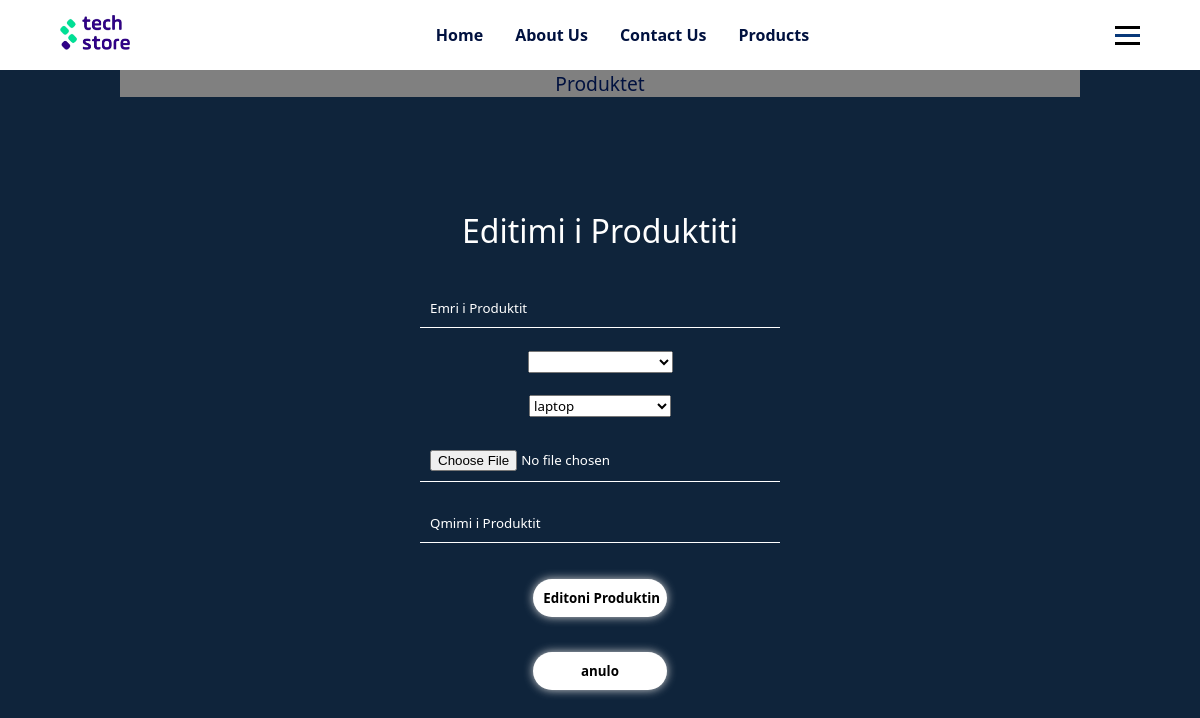
/php/admin/editoProduktin.php (signed in), run on an earlier commit of the app's database.
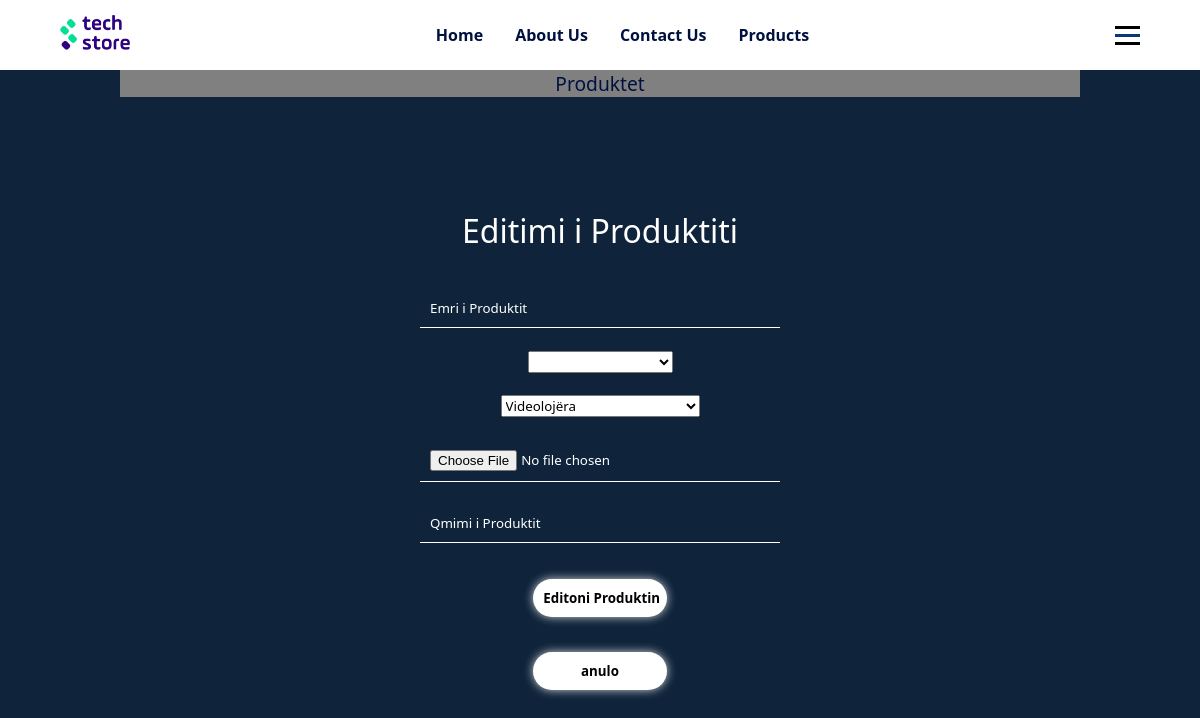
And on a later commit of the database.
### tables this page shows
CREATE TABLE `kategoriaproduktit` (
  `kategoriaID` int(11) NOT NULL,
  `emriKategoris` varchar(255) NOT NULL,
  `pershkrimiKategoris` varchar(255) DEFAULT NULL
);

### php/db/dbcon.php (called while the page is built)
<?php
class dbCon{
    private $conn = '';
    private $hostiIDB = 'localhost';
    private $emriDB = 'techstoredb';
    private $dbUsername = 'root';
    private $dbPass = '';
    public function connDB(){
        try{
            $this->conn = new PDO("mysql:host=$this->hostiIDB;dbname=$this->emriDB",$this->dbUsername,$this->dbPass,
                                    [PDO::ATTR_DEFAULT_FETCH_MODE => PDO::FETCH_ASSOC]);
        } catch (PDOException $pdoe) {
            die("Nuk mund të lidhej me bazën e të dhënave {$this->emriDB} :" . $pdoe->getMessage());
        }
        return $this->conn;
    }
}
?>

### php/CRUD/produktiCRUD.php (called while the page is built, shortened)
<?php
require_once('../db/dbcon.php');
class produktiCRUD extends dbCon{
    private $produktiID;
    private $dbConn;
    public function __construct($produktiID = '', $emriProduktit = '', $emriKompanis = '', $kategoriaProduktit = '', $fotoProduktit = '', $emriStafit = '', $dataKrijimit = '', $qmimiProduktit = '')
    {
        $this->produktiID = $produktiID;
        $this->dbConn  = $this->connDB();
    }
    public function setProduktiID($produktiID)
    {
        $this->produktiID = $produktiID;
    }
    public function shfaqProduktinSipasID(){
        try{
            $sql = "SELECT * FROM produkti WHERE produktiID = ?";
            $stm = $this->dbConn->prepare($sql);
            $stm->execute([$this->produktiID]);
            return $stm->fetch();
        }catch(Exception $e){
            return $e->getMessage();
        }
    }
}
?>

### php/CRUD/kategoriaCRUD.php (called while the page is built, shortened)
<?php
require_once('../db/dbcon.php');
class kategoriaCRUD extends dbCon{
    private $dbConn;
    public function __construct($kategoriaID = '',$emriKategoris = '', $pershkrimiKategoris = '')
    {
        $this->dbConn = $this->connDB();
    }
    public function shfaqKategorin(){
        try{
            $sql = "SELECT * FROM kategoriaproduktit";
            $stm = $this->dbConn->prepare($sql);
            $stm->execute();
            return $stm->fetchAll();
        }catch(Exception $e){
            return $e->getMessage();
        }
    }
}
?>

### php/admin/editoProduktin.php (the view, shortened to what this page needs)
<?php require_once('./kontrolloAksesin.php');
require_once('../CRUD/produktiCRUD.php');
$kategoria = new kategoriaCRUD();
$produktiCRUD = new produktiCRUD();
$produktiCRUD->setProduktiID($_GET['produktID']);
$produkti = $produktiCRUD->shfaqProduktinSipasID();
?>
<!DOCTYPE html>
<html lang="en">
  <head>
    <link rel="stylesheet" href="../../css/forms.css" />
    <link rel="stylesheet" href="../../css/mesazhetStyle.css" />
  </head>
  <body>
    <?php
        include '../design/headerAdmin.php';
    echo '<div class="containerDashboard">';
        include '../design/adminNav.php';
    echo '</div>';
    ?>
    <div class="forms">
        <form name="shtoProduktin" onsubmit="return validimiShtimiProduktit();" action='' method="POST" enctype="multipart/form-data">
        <h1 class="form-title">Editimi i Produktiti</h1>
        <input class="form-input" name="pdName" type="text" placeholder="Emri i Produktit" value='<?php echo $produkti['emriProduktit']?>' required>
        <?php
          echo '<select name="kompania">
              <option hidden value="te tjera">Zgjedhni Kompanin</option>
          ';
          echo '<option selected hidden value="' . $produkti['emriKompanis'] . '">' . $produkti['emriKompanis'] . '</option> </select>';
        ?>
        <?php
          $kategorit = $kategoria->shfaqKategorin();
          echo '<select name="kategoria">
              <option value="te tjera">Zgjedhni Kategorin</option>
          ';
          foreach($kategorit as $kategoria){
              echo '<option value="' . $kategoria['emriKategoris'] . '">' . $kategoria['emriKategoris'] . '</option>';
          }
          echo '<option selected hidden value="' . $kategoria['emriKategoris'] . '">' . $kategoria['emriKategoris'] . '</option> </select>';
        ?>
        <input class="form-input" name="pdPhoto" accept="image/*" type="file" placeholder="Foto Produktit">
        <input class="form-input" name="cmimiPd" type="text" placeholder="Qmimi i Produktit" value='<?php echo $produkti['qmimiProduktit']?>' required>
        <input class="button" type="submit" value="Editoni Produktin" name='editoProd'>
        <input class="button" type="submit" value="anulo" name='editoProd'>
      </form>
    </div>
  </body>
</html>

What changed in the data, as far as the page shows it:
no longer on this page (row edited): kategoriaproduktit: kategoria "laptop"
added kategoriaproduktit: kategoria "Videolojëra"
